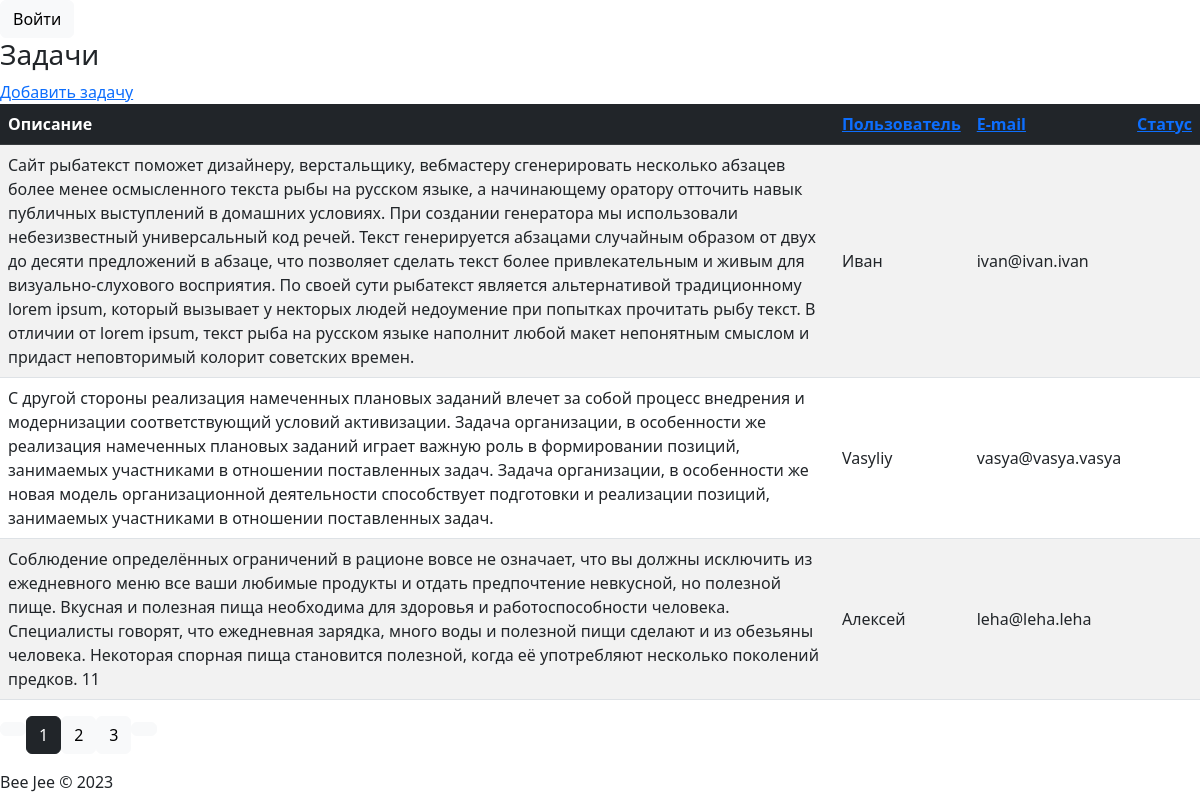
The page / on the database its author committed.
### tables this page shows
CREATE TABLE `tasks` (
  `id` int(11) NOT NULL,
  `user_name` varchar(50) NOT NULL,
  `user_email` varchar(20) NOT NULL,
  `description` longtext NOT NULL,
  `status` tinyint(4) NOT NULL DEFAULT 0
);

### libs/View.php (called while the page is built, shortened)
<?php
	class View {
	   	public function render($name) {
	   		require 'views/header.php';
	   		require 'views/'.$name.'.php';
	   		require 'views/footer.php';
	   	}
	}
?>

### controllers/index.php (called while the page is built, shortened)
<?php
    class Index extends Controller {
        public function index(){
            $this->view->title = 'Список задач';
            $this->view->tasks = $this->model->getTasks();
            $this->view->sort_links = $this->model->getCurrentSortLink();
            $this->view->render('index/index');
        }
    }
?>

### index.php (called while the page is built, shortened)
<?php
    require 'libs/Bootstrap.php';
    require 'libs/Model.php';
    require 'libs/View.php';
    require 'libs/Database.php';
    require 'libs/Session.php';
    require 'config/database.php';
    $app = new Bootstrap();
?>

### libs/Session.php (called while the page is built, shortened)
<?php
class Session {
    public static function get($key) {
        if(isset($_SESSION[$key])){
            return $_SESSION[$key];
        }else{
            return null;
        }
    }
}
?>

### libs/Database.php (called while the page is built, shortened)
<?php
    class Database extends PDO {
        public function select($tbl, $fields, $params=array()){
            $where = '';
            $prepare = array();
            $sql = "SELECT {$fields} FROM {$tbl} {$where}";
            $sth = $this->prepare($sql);
            $sth->execute($prepare);
            $res = $sth->fetchAll(PDO::FETCH_ASSOC);
            return $res;
        }
    }
?>

### models/index_model.php (called while the page is built, shortened)
<?php
class Index_Model extends Model {
	public function getTasks(){
		$res = array();
		$res['total_pages'] = ceil(count($this->db->select('tasks', '*'))/COUNT_PAGES);
		$sql = "SELECT * FROM tasks";
		$where = '';
		$sort = '';
		$limit = ' LIMIT ' . COUNT_PAGES;
		$res['tasks_list'] = $this->db->sql($sql, $where, $sort, $limit);
		return $res;
	}
}
?>

### libs/Model.php (called while the page is built)
<?php
	class Model {
	   	public function __construct() {
	   		$this->db = new Database();
	   	}
	}
?>

### views/index/index.php (the view, shortened to what this page needs)
<?
	$role = Session::get('role');
	$tasks = $this->tasks['tasks_list'];
	$total_pages = $this->tasks['total_pages'];
	$sort_links = $this->sort_links;
	$cur_link = $sort_links['current_link'];
	$symb = ($cur_link == '') ? '?' : '&';
?>
<div class="content">
	<div class="wrap-login">
		<?
			if($role !== null){
				$log_txt = 'Выйти';
				$log_link = URL . 'index/logout';
			}else{
				$log_txt = 'Войти';
				$log_link = URL . 'login';
			}
		?>
		<a class="btn btn-light" href="<? echo $log_link; ?>"><? echo $log_txt; ?></a>
	</div>
	<h3 class="page_title">Задачи</h3>
	<div>
		<div class="add_btn"><a href="<? echo URL?>index/add">Добавить задачу</a></div>
		<? if(gettype($tasks) !== null): ?>
		<table class="table table-striped align-middle">
			<thead class="table-dark tc">
				<tr>
					<th>Описание</th>
					<th><a class="sort-link" href="<? echo URL.$sort_links['name_link']; ?>">Пользователь</a></th>
					<th><a class="sort-link" href="<? echo URL.$sort_links['email_link']; ?>">E-mail</a></th>
					<th><a class="sort-link" href="<? echo URL.$sort_links['status_link']; ?>">Статус</a></th>
				</tr>
			</thead>
			<?
				foreach ($tasks as $task) {
					$desc = $task['description'];
					$name = $task['user_name'];
					$email = $task['user_email'];
					$status = ($task['status'] == 0 || $task['status'] == 2) ? '<i title="Невыполнено" class="fa-solid fa-xmark"></i>' : '<i title="Выполнено" class="fa-solid fa-check"></i>';
					$dop_status = ($task['status'] == 2 || $task['status'] == 3) ? '<i title="Изменено администратором" class="fa-solid fa-marker"></i>' : '';
					echo '<tr>';
					$edit_field = '';
					echo '<td><div class="wrap-desc">' .$desc.'</div>' .$edit_field. '</td>';
			   		echo '<td class="tc">'.$name.'</td>';
			   		echo '<td class="tc">'.$email.'</td>';
			   		echo '<td class="tc fs-4">'.$status.$dop_status.'</td>';
					echo '</tr>';
				}
			?>
		</table>
		<? else: ?>
			<div class="message">Задачи отсутствуют.</div>
		<? endif;?>
	</div>
	<? if($total_pages > 1): ?>
		<div class="wrap-pagination">
			<ul class="pagination">
				<li>
					<a class="btn btn-light" href="<? echo URL.$cur_link; ?>">
					</a>
				</li>
				<?
					for ($i=1; $i<=$total_pages; $i++) {
						$get_param = '';
						$class = ' btn-light';
						if($i>1){
							$get_param = $symb.'p=' . $i;
						}
						if($i == Session::get('p')){
							$class = ' btn-dark';
						}
						echo '<li><a class="btn'.$class.'" href="' . URL.$cur_link .$get_param.'">'.$i.'</a></li>';
					}
				?>
				<li>
					<a class="btn btn-light" href="<? echo URL.$cur_link.$symb ?>p=<? echo $total_pages; ?>">
					</a>
				</li>
			</ul>
		</div>
	<? endif; ?>
</div>

### libs/Bootstrap.php (shortened to what this page needs)
<?php
    class Bootstrap {
        public function __construct() {
            $url = isset($_GET['url']) ? $_GET['url'] : null;
            $url = rtrim($url, '/');
            $url = explode('/', $url);
            if(empty($url[0])) {
                require 'controllers/index.php';
                $controller = new Index();
                $controller->loadModel('index');
                $controller -> index();
                return false;
            }
        }
    }
?>

### views/header.php (shortened to what this page needs)
<!DOCTYPE html>
<html lang="ru">
<head>
    <link href="https://cdn.jsdelivr.net/npm/bootstrap@5.2.1/dist/css/bootstrap.min.css" rel="stylesheet">
    <link rel="stylesheet" href="<? echo URL; ?>assets/fontawesome/css/all.min.css">
    <link rel="stylesheet" href="<? echo URL; ?>assets/css/styles.css">
</head>
<body>
    <div id="container">

### views/footer.php (shortened to what this page needs)
		</div>
		<div id="footer">
			Bee Jee &copy; <? echo date('Y')?>
		</div>
	</body>
</html>

### rows shown on the page
tasks: description "Сайт рыбатекст поможет дизайнеру, верстальщику, вебмастеру сгенерировать несколько абзацев более менее осмысленного текста рыбы на русском языке, а начинающему оратору отточить навык публичных выступлений в домашних условиях. При создании генератора мы использовали небезизвестный универсальный код речей. Текст генерируется абзацами случайным образом от двух до десяти предложений в абзаце, что позволяет сделать текст более привлекательным и живым для визуально-слухового восприятия. По своей сути рыбатекст является альтернативой традиционному lorem ipsum, который вызывает у некторых людей недоумение при попытках прочитать рыбу текст. В отличии от lorem ipsum, текст рыба на русском языке…", user_name "Иван", user_email "ivan@ivan.ivan"
tasks: description "С другой стороны реализация намеченных плановых заданий влечет за собой процесс внедрения и модернизации соответствующий условий активизации. Задача организации, в особенности же реализация намеченных плановых заданий играет важную роль в формировании позиций, занимаемых участниками в отношении поставленных задач. Задача организации, в особенности же новая модель организационной деятельности способствует подготовки и реализации позиций, занимаемых участниками в отношении поставленных задач.", user_name "Vasyliy", user_email "vasya@vasya.vasya"
tasks: description "Соблюдение определённых ограничений в рационе вовсе не означает, что вы должны исключить из ежедневного меню все ваши любимые продукты и отдать предпочтение невкусной, но полезной пище. Вкусная и полезная пища необходима для здоровья и работоспособности человека. Специалисты говорят, что ежедневная зарядка, много воды и полезной пищи сделают и из обезьяны человека. Некоторая спорная пища становится полезной, когда её употребляют несколько поколений предков. 11", user_name "Алексей", user_email "leha@leha.leha"

### other values the page prints
$log_txt "Войти"
